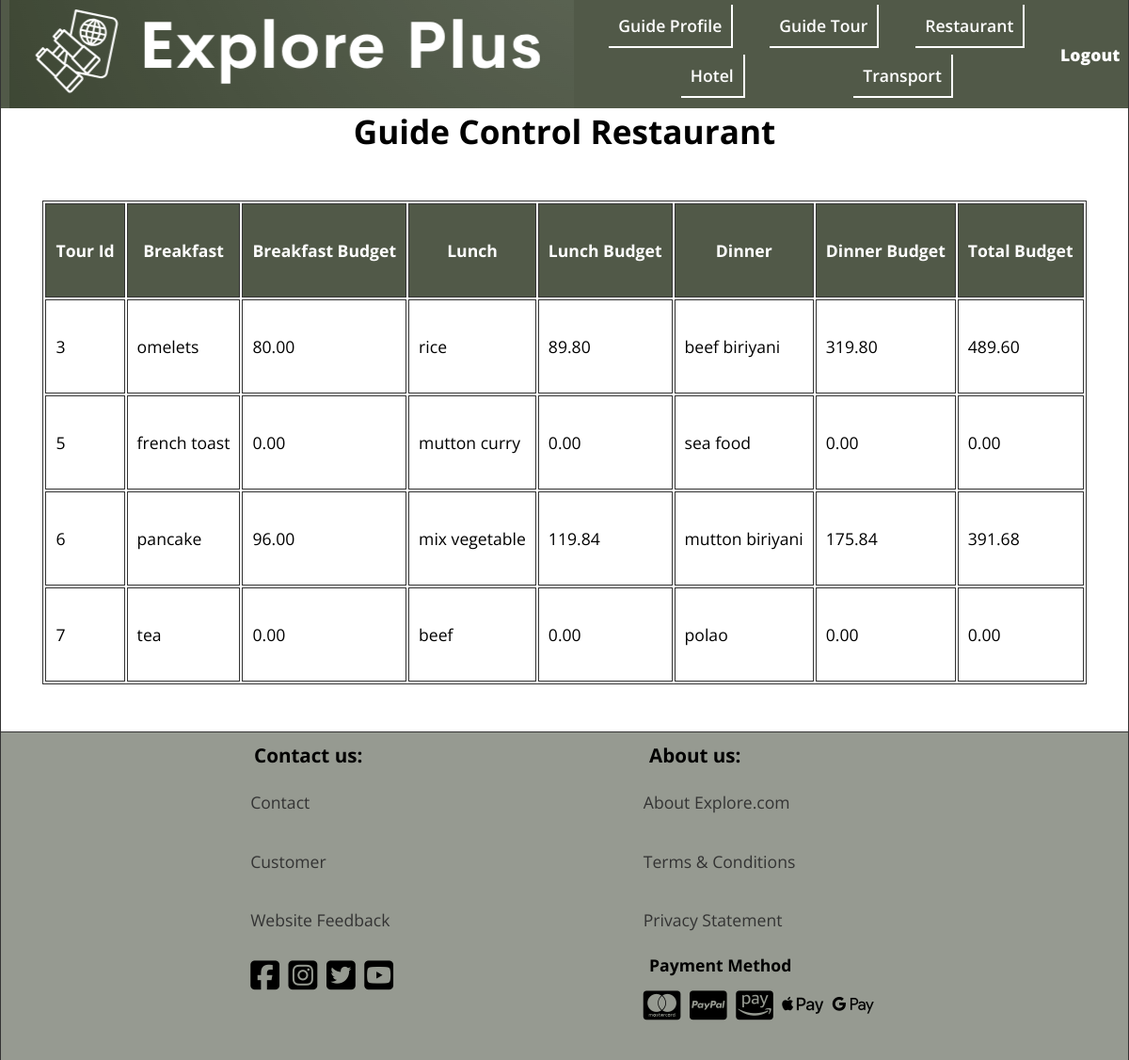
/Admin/guide_restaurant.php (signed in), run on the app's committed database.
### tables this page shows
CREATE TABLE `tour` (
  `tour_id` int(11) NOT NULL,
  `about` text DEFAULT NULL,
  `place_name` varchar(100) DEFAULT NULL,
  `country` varchar(50) DEFAULT NULL,
  `city` varchar(50) DEFAULT NULL,
  `budget` decimal(10,2) DEFAULT NULL,
  `available_seat` int(11) DEFAULT NULL,
  `start_date` datetime DEFAULT NULL,
  `finish_date` datetime DEFAULT NULL,
  `map` varchar(100) DEFAULT NULL,
  `FAQ` text DEFAULT NULL,
  `menu_id` int(11) DEFAULT NULL,
  `hotel_id` int(11) DEFAULT NULL,
  `guide_username` varchar(50) DEFAULT NULL,
  `photo` blob DEFAULT NULL,
  `continent` varchar(20) NOT NULL,
  `capacity` int(11) NOT NULL
);

### Admin/guide_restaurant.php (the view, shortened to what this page needs)
<?php
$conn = mysqli_connect("localhost","root","","explore_plus");
$guide_username = $_SESSION['guide_username'];
$sql = "SELECT t.tour_id ,(t.capacity - t.available_seat) as booked_seat,(breakfast_item.bcost*(t.capacity - t.available_seat)*DATEDIFF(t.finish_date,t.start_date)) as break_cost,
(lunch_item.lcost*(t.capacity - t.available_seat)*DATEDIFF(t.finish_date,t.start_date))  as lunch_cost,(dinner_item.dcost*(t.capacity - t.available_seat)*DATEDIFF(t.finish_date,t.start_date))  as dinner_cost,(breakfast_item.bcost*(t.capacity - t.available_seat)*DATEDIFF(t.finish_date,t.start_date)) + (lunch_item.lcost*(t.capacity - t.available_seat)*DATEDIFF(t.finish_date,t.start_date)) + (dinner_item.dcost*(t.capacity - t.available_seat)*DATEDIFF(t.finish_date,t.start_date))
 as total_cost, mb.breakfast,menu_lunch.lunch,menu_dinner.dinner
        FROM  guide g
        INNER JOIN tour t
        ON t.guide_username = g.username
        INNER join menu
        on t.menu_id = menu.menu_id
        inner join menu_breakfast mb
        on menu.menu_id = mb.menu_id
        inner join breakfast_item
        on mb.breakfast = breakfast_item.breakfast
        inner join menu_lunch
        on menu.menu_id = menu_lunch.menu_id
        inner join lunch_item
        on menu_lunch.lunch = lunch_item.lunch
        inner join menu_dinner
        on menu.menu_id = menu_dinner.menu_id
        inner join dinner_item
        on menu_dinner.dinner = dinner_item.dinner
        WHERE g.username = '{$guide_username}'
        group by t.tour_id
        ";
$result = mysqli_query($conn,$sql);
$tours = mysqli_fetch_all($result,MYSQLI_ASSOC);
?>
<!DOCTYPE html>
<html lang="en">
<head>
    <link rel="stylesheet" href="../css/style.css">
    <link rel="stylesheet" href="https://cdnjs.cloudflare.com/ajax/libs/font-awesome/6.5.1/css/all.min.css" />
</head>
<body>
<header class="header admin">
    <div class="header__logo">
        <figure>
            <img src="../img/logo3.png" alt="logo" title="logo" height="115" width="600">
        </figure>
    </div>
    <nav class="header__nav nav__admin">
        <ul class="header__ul header__admin">
            <li><a href="guide_profile.php">Guide Profile</a></li>
            <li><a href="guide_tour.php">Guide Tour</a></li>
            <li><a href="guide_restaurant.php">Restaurant</a></li>
        </ul>
        <ul class="header__ul header__admin">
            <li><a href="guide_hotel.php">Hotel</a></li>
            <li><a href="guide_transport.php">Transport</a></li>
        </ul>
    </nav>
    <div class="admin__logout"><a href="admin_login.php">Logout</a></div>
</header>
<main class="main main__table-container">
    <h1 class="center">Guide Control Restaurant</h1>
    <table class="main__table transportation">
        <thead>
        <tr>
            <th id="tour-id" scope="col" class="table__head">Tour Id</th>
            <th id="hotel" scope="col" class="table__head">Breakfast</th>
            <th id="hotel" scope="col" class="table__head">Breakfast Budget</th>
            <th id="hotel" scope="col" class="table__head">Lunch</th>
            <th id="hotel" scope="col" class="table__head">Lunch Budget</th>
            <th id="hotel" scope="col" class="table__head">Dinner</th>
            <th id="hotel" scope="col" class="table__head">Dinner Budget</th>
            <th id="restaurant" scope="col" class="table__head">Total Budget</th>
        </tr>
        </thead>
        <tbody>
        <?php foreach ($tours as $tour): ?>
            <tr>
                <td class="table__item"><?php echo $tour['tour_id']?></td>
                <td class="table__item"><?php echo $tour['breakfast']?></td>
                <td class="table__item"><?php echo $tour['break_cost']?></td>
                <td class="table__item"><?php echo $tour['lunch']?></td>
                <td class="table__item"><?php echo $tour['lunch_cost']?></td>
                <td class="table__item"><?php echo $tour['dinner']?></td>
                <td class="table__item"><?php echo $tour['dinner_cost']?></td>
                <td class="table__item"><?php echo $tour['total_cost']?></td>
            </tr>
        <?php endforeach; ?>
        </tbody>
    </table>
</main>
<footer class="footer admin-foot">
    <div class="footer__contact">
        <h3 class="footer__h3">Contact us:</h3>
        <ul class="footer__ul">
            <li><a href="../footerPage/contact_us.html">Contact</a></li>
            <li><a href="../footerPage/customer.html">Customer</a></li>
            <li><a href="../footerPage/website_feedback.php">Website Feedback</a></li>
        </ul>
        <div class="footer__icons">
            <i class="fa-brands fa-square-facebook"></i>
            <i class="fa-brands fa-square-instagram"></i>
            <i class="fa-brands fa-square-twitter"></i>
            <i class="fa-brands fa-square-youtube"></i>
        </div>
    </div>
    <div class="footer__about">
        <h3 class="footer__h3">About us:</h3>
        <ul class="footer__ul">
            <li><a href="../footerPage/about__us.html">About Explore.com</a></li>
            <li><a href="../footerPage/terms_condition.html">Terms &amp; Conditions</a></li>
            <li><a href="../footerPage/privacy_statement.html">Privacy Statement</a></li>
        </ul>
        <h4 class="footer__h3">Payment Method</h4>
        <div class="footer__icons">
            <i class="fa-brands fa-cc-mastercard"></i>
            <i class="fa-brands fa-cc-paypal"></i>
            <i class="fa-brands fa-cc-amazon-pay"></i>
            <i class="fa-brands fa-apple-pay"></i>
            <i class="fa-brands fa-google-pay"></i>
        </div>
    </div>
</footer>

### css/style.css (style rules this page uses)
*, *::after, *::before { margin: 0; padding: 0; box-sizing: border-box; }
img { display: block; max-width: 100%; height: auto; }
:root { --FF: 'Open Sans', sans-serif; --FS: clamp(1rem,2.2vh,1.5rem); --FS-BIG: 2rem; --FF-HEADING: 'Fugus One', 'Cursive'; --BGCOLOR: #f5f8fe; --BGCOLOR-FADE: #0c93a7; --BGCOLOR-FADE-MAX: #61aeac; --FOOTER-BGCOLOR: #accfd5; --COLOR: #f9efa0; --COLOR-FADE: rgba(248, 223, 171, 0.41); --BODY-BGCOLOR: #fff; --FONT-COLOR: #000; --LIST-BGCOLOR: #f5f7f8; --BORDER-COLOR: #333; --BGIMAGE: linear-gradient(to bottom,var(--BGCOLOR),var(--BGCOLOR-FADE)); --BGIMAGE-MAX: linear-gradient(to bottom,var(--BGCOLOR),var(--BGCOLOR-FADE),var(--BGCOLOR-FADE-MAX)); --HEIGHTLIGHT-BGCOLOR: #439fa8; --HIGHLIGHT-COLOR: #fff; --HEADER-COLOR: #fff; --HEADER-BGCOLOR: #000; --NAV-BGCOLOR: #fff; --HERO-BGCOLOR: rgba(51,178,51,0.75); --BUTTON-BGCOLOR: #000; --BUTTON-COLOR: #fff; --HEADER-LINK-COLOR: #fff; --HEADER-LINK-HOVER: #ffffff; --LINK-COLOR: #333; --LINK-HOVER: rgba(51, 51, 51, 0.5); --ADMIN-BGCOLOR: #515948; --ADMIN-FOOTER-COLOR: rgba(64, 72, 55, 0.55); --BORDER: 1px solid var(--BORDER-COLOR); --BORDER-RADIUS: 15px; --BORDER-LITE-RADIUS: 5px; --PADDING-TB: 0.25em; --PADDING-SIDE: 2.5%; --MARGIN: clamp(1em,2.5vh,1.5em); --TEST1 : #020202; --TEST2: yellow; --TEST3: green; --TEST4: blue; --TEST5: purple; }
.center { text-align: center; }
html { scroll-behavior: smooth; font-size: var(--FS); font-family: var(--FF); background-color: var(--BGCOLOR); background-image: var(--BGIMAGE); background-repeat: no-repeat; background-size: cover; }
body { background-color: var(--BODY-BGCOLOR); min-height: 100vh; max-height: 800vh; min-width: 1200px; margin: 0 auto; border-left: var(--BORDER); border-right: var(--BORDER); box-shadow: 0 0 10px var(--BORDER-COLOR); }
a:any-link { color: var(--LINK-COLOR); text-decoration: none; }
.header { display: flex; justify-content: space-evenly; align-items: center; background-color: #439fa8;; position: sticky; top: 0; z-index: 1; }
.header__ul { font-weight: 600; min-width: 500px; display: flex; justify-content: space-evenly; align-items: center; gap: 10px; padding-bottom: 7px; }
.header__ul li { padding: 10px; border-right: 2px solid white; border-bottom: 2px solid white; }
.admin__logout a { font-weight: 900; color: #ffffff; }
.footer { position: relative; bottom: 0; display: flex; justify-content: space-evenly; border-top: var(--BORDER); background-color: var(--FOOTER-BGCOLOR); padding: var(--PADDING-TB); }
.footer li { padding: 1.1em 0; list-style-type: none; }
.footer__icons { padding-top: 0.5em; padding-bottom: 2em; align-items: center; }
.footer__icons i { font-size: 2rem; padding-right: 5px; }
.footer__h3 { padding: var(--PADDING-TB) var(--PADDING-SIDE); }
.header__ul { list-style-type: none; }
.header__ul a:any-link { color: var(--HEADER-LINK-COLOR); }
.main { min-height: 70vh; }
.main__table { margin: 50px auto; border: var(--BORDER); }
.main__table tr { height: 100px; }
.table__head, .table__item { padding: 10px; border: var(--BORDER); }
.table__head { background-color: var(--ADMIN-BGCOLOR); color: var(--HIGHLIGHT-COLOR); }
.admin { background-color: var(--ADMIN-BGCOLOR); }
.admin-foot { background-color: var(--ADMIN-FOOTER-COLOR); }

### data on the page
tour: tour_id "3", breakfast "omelets", break_cost "80.00", lunch "rice", lunch_cost "89.80", dinner "beef biriyani", dinner_cost "319.80", total_cost "489.60"
tour: tour_id "5", breakfast "french toast", break_cost "0.00", lunch "mutton curry", lunch_cost "0.00", dinner "sea food", dinner_cost "0.00", total_cost "0.00"
tour: tour_id "6", breakfast "pancake", break_cost "96.00", lunch "mix vegetable", lunch_cost "119.84", dinner "mutton biriyani", dinner_cost "175.84", total_cost "391.68"
tour: tour_id "7", breakfast "tea", break_cost "0.00", lunch "beef", lunch_cost "0.00", dinner "polao", dinner_cost "0.00", total_cost "0.00"
